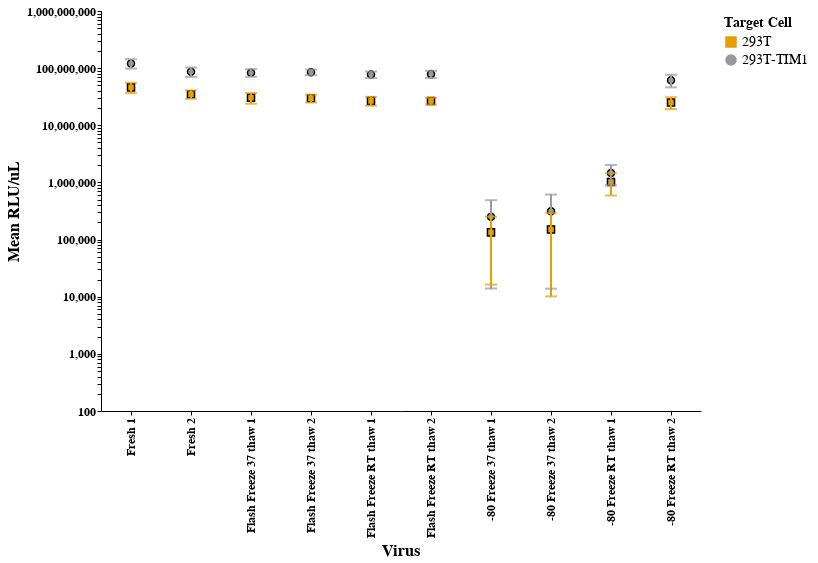

The notebook cell this image was saved under:
### Code cell
import pandas as pd
import altair as alt

# Define custom virus order
virus_order = [
    "Fresh 1",
    "Fresh 2",
    "Flash Freeze 37 thaw 1",
    "Flash Freeze 37 thaw 2",
    "Flash Freeze RT thaw 1",
    "Flash Freeze RT thaw 2",
    "-80 Freeze 37 thaw 1",
    "-80 Freeze 37 thaw 2",
    "-80 Freeze RT thaw 1",
    "-80 Freeze RT thaw 2",
]

# Ensure category consistency and remove spaces
df_agg_exp2['virus'] = df_agg_exp2['virus'].str.strip()

# Create an explicit numerical order for sorting
virus_order_dict = {virus: i for i, virus in enumerate(virus_order)}
df_agg_exp2['virus_order'] = df_agg_exp2['virus'].map(virus_order_dict)

# Sort DataFrame before passing it to Altair
df_agg_exp2 = df_agg_exp2.sort_values('virus_order')

# Define color and shape mappings
color_mapping = {
    "293T": "#E69F00",       # Orange
    "293T-TIM1": "#999999"   # Gray
}

shape_mapping = {
    "293T": "square",        # Square for 293T
    "293T-TIM1": "circle"    # Circle for 293T-TIM1
}

# Format label expression correctly for JavaScript
label_expr = "{ " + ", ".join(f"{i}: '{v}'" for i, v in enumerate(virus_order)) + " }[datum.value]"

# Base chart with explicit sorting
base = alt.Chart(df_agg_exp2).encode(
    x=alt.X(
        'virus_order:O',  # Use numerical order for sorting
        title='Virus',
        axis=alt.Axis(
            labelAngle=270,
            labelFontSize=12,
            labelFontWeight='bold',
            titleFontSize=16,
            titleFontWeight='bold',
            values=list(range(len(virus_order))),  # Ensures Altair keeps labels
            labelExpr=label_expr  # Maps back to virus names
        )
    ),
    y=alt.Y(
        'mean_RLU_uL:Q',
        title='Mean RLU/uL',
        scale=alt.Scale(type='log', domain=[100, df_agg_exp2['upper_RLU_uL'].max()]),
        axis=alt.Axis(
            labelFontSize=12,
            labelFontWeight='bold',
            titleFontSize=16,
            titleFontWeight='bold'
        ),
    ),
    color=alt.Color(
        'cell line:N',
        scale=alt.Scale(domain=list(color_mapping.keys()), range=list(color_mapping.values())),
        legend=alt.Legend(title='Target Cell')
    ),
    shape=alt.Shape(
        'cell line:N',
        scale=alt.Scale(domain=list(shape_mapping.keys()), range=list(shape_mapping.values())),
        legend=alt.Legend(title='Target Cell')
    ),
    tooltip=[
        alt.Tooltip('virus:N', title='Virus'),
        alt.Tooltip('cell line:N', title='Target Cell'),
        alt.Tooltip('mean_RLU_uL:Q', title='Mean RLU/uL'),
        alt.Tooltip('std_RLU_uL:Q', title='Standard Deviation')
    ]
)

# Points for the mean with fixed shape encoding
points = base.mark_point(size=50, filled=True, stroke="black", strokeWidth=1.5, opacity=1).add_params(hover)

# Highlight nearest point
highlight = base.transform_filter(hover).mark_circle(size=200, color="red")

# Error bars with custom color
error_bars = alt.Chart(df_agg_exp2).mark_rule(size=2).encode(
    x='virus_order:O',
    y='lower_RLU_uL:Q',
    y2='upper_RLU_uL:Q',
    color=alt.Color(
        'cell line:N',
        scale=alt.Scale(domain=list(color_mapping.keys()), range=list(color_mapping.values()))
    )
)

# Error bar caps with correct color
error_caps = (
    alt.Chart(df_agg_exp2).mark_tick(size=12, thickness=2, orient='horizontal').encode(
        x='virus_order:O',
        y='lower_RLU_uL:Q',
        color=alt.Color(
            'cell line:N',
            scale=alt.Scale(domain=list(color_mapping.keys()), range=list(color_mapping.values()))
        )
    ) +
    alt.Chart(df_agg_exp2).mark_tick(size=12, thickness=2, orient='horizontal').encode(
        x='virus_order:O',
        y='upper_RLU_uL:Q',
        color=alt.Color(
            'cell line:N',
            scale=alt.Scale(domain=list(color_mapping.keys()), range=list(color_mapping.values()))
        )
    )
)

# Combine layers
combined_chart = (points + error_bars + error_caps + highlight).properties(
    width=600,
    height=400
).configure_axis(
    labelFontSize=8,
    labelFontWeight='bold',
    titleFontSize=12,
    titleFontWeight='bold',
    grid=False
).configure_view(
    strokeWidth=2
)

combined_chart.save("03_output/plots/Titer_freeze.html")

# Display the chart
combined_chart

### Figure 1 — Vega-Lite specification as saved in the notebook (floating-point values rounded to 4 significant figures)
{"config": {"background": "transparent", "title": {"fontSize": 20, "fontWeight": "normal", "font": "Helvetica", "anchor": "start", "color": "#000000", "orient": "top", "offset": 5, "subtitleColor": "gray", "subtitleFont": "Helvetica", "subtitleFontWeight": "normal", "subtitleFontSize": 18, "subtitlePadding": 2}, "axis": {"domain": true, "domainColor": "black", "domainWidth": 1, "grid": false, "gridColor": "#DEDDDD", "gridWidth": 0.5, "labelFont": "Helvetica", "labelFontSize": 8, "labelFlush": false, "labelFontWeight": "bold", "labelPadding": 2, "tickColor": "black", "tickSize": 4, "tickWidth": 1, "titleFont": "Helvetica", "titleAlign": "center", "titleFontWeight": "bold", "titleFontSize": 12, "titlePadding": 5}, "legend": {"labelFont": "Helvetica", "labelFontSize": 14, "symbolSize": 100, "titleFont": "Helvetica", "titleFontSize": 14, "titleFontWeight": "bold", "padding": 5, "titleLimit": 200, "gradientLength": 100}, "range": {"category": ["#4e79a7", "#f28e2c", "#e15759", "#76b7b2", "#59a14f", "#edc949", "#af7aa1", "#ff9da7", "#9c755f", "#bab0ab"], "diverging": ["#c7e9b4", "#7fcdbb", "#41b6c4", "#1d91c0", "#225ea8", "#253494"]}, "view": {"stroke": "transparent", "strokeWidth": 2}, "text": {"font": "Helvetica Light", "fontSize": 14}}, "layer": [{"mark": {"type": "point", "filled": true, "opacity": 1, "size": 50, "stroke": "black", "strokeWidth": 1.5}, "encoding": {"color": {"field": "cell line", "legend": {"title": "Target Cell"}, "scale": {"domain": ["293T", "293T-TIM1"], "range": ["#E69F00", "#999999"]}, "type": "nominal"}, "shape": {"field": "cell line", "legend": {"title": "Target Cell"}, "scale": {"domain": ["293T", "293T-TIM1"], "range": ["square", "circle"]}, "type": "nominal"}, "tooltip": [{"field": "virus", "title": "Virus", "type": "nominal"}, {"field": "cell line", "title": "Target Cell", "type": "nominal"}, {"field": "mean_RLU_uL", "title": "Mean RLU/uL", "type": "quantitative"}, {"field": "std_RLU_uL", "title": "Standard Deviation", "type": "quantitative"}], "x": {"axis": {"labelAngle": 270, "labelExpr": "{ 0: 'Fresh 1', 1: 'Fresh 2', 2: 'Flash Freeze 37 thaw 1', 3: 'Flash Freeze 37 thaw 2', 4: 'Flash Freeze RT thaw 1', 5: 'Flash Freeze RT thaw 2', 6: '-80 Freeze 37 thaw 1', 7: '-80 Freeze 37 thaw 2', 8: '-80 Freeze RT thaw 1', 9: '-80 Freeze RT thaw 2' }[datum.value]", "labelFontSize": 12, "labelFontWeight": "bold", "titleFontSize": 16, "titleFontWeight": "bold", "values": [0, 1, 2, 3, 4, 5, 6, 7, 8, 9]}, "field": "virus_order", "title": "Virus", "type": "ordinal"}, "y": {"axis": {"labelFontSize": 12, "labelFontWeight": "bold", "titleFontSize": 16, "titleFontWeight": "bold"}, "field": "mean_RLU_uL", "scale": {"domain": [100, 143300000.0], "type": "log"}, "title": "Mean RLU/uL", "type": "quantitative"}}, "name": "view_16"}, {"mark": {"type": "rule", "size": 2}, "encoding": {"color": {"field": "cell line", "scale": {"domain": ["293T", "293T-TIM1"], "range": ["#E69F00", "#999999"]}, "type": "nominal"}, "x": {"field": "virus_order", "type": "ordinal"}, "y": {"field": "lower_RLU_uL", "type": "quantitative"}, "y2": {"field": "upper_RLU_uL"}}}, {"layer": [{"mark": {"type": "tick", "orient": "horizontal", "size": 12, "thickness": 2}, "encoding": {"color": {"field": "cell line", "scale": {"domain": ["293T", "293T-TIM1"], "range": ["#E69F00", "#999999"]}, "type": "nominal"}, "x": {"field": "virus_order", "type": "ordinal"}, "y": {"field": "lower_RLU_uL", "type": "quantitative"}}}, {"mark": {"type": "tick", "orient": "horizontal", "size": 12, "thickness": 2}, "encoding": {"color": {"field": "cell line", "scale": {"domain": ["293T", "293T-TIM1"], "range": ["#E69F00", "#999999"]}, "type": "nominal"}, "x": {"field": "virus_order", "type": "ordinal"}, "y": {"field": "upper_RLU_uL", "type": "quantitative"}}}]}, {"mark": {"type": "circle", "color": "red", "size": 200}, "encoding": {"color": {"field": "cell line", "legend": {"title": "Target Cell"}, "scale": {"domain": ["293T", "293T-TIM1"], "range": ["#E69F00", "#999999"]}, "type": "nominal"}, "shape": {"field": "cell line", "legend": {"title": "Target Cell"}, "scale": {"domain": ["293T", "293T-TIM1"], "range": ["square", "circle"]}, "type": "nominal"}, "tooltip": [{"field": "virus", "title": "Virus", "type": "nominal"}, {"field": "cell line", "title": "Target Cell", "type": "nominal"}, {"field": "mean_RLU_uL", "title": "Mean RLU/uL", "type": "quantitative"}, {"field": "std_RLU_uL", "title": "Standard Deviation", "type": "quantitative"}], "x": {"axis": {"labelAngle": 270, "labelExpr": "{ 0: 'Fresh 1', 1: 'Fresh 2', 2: 'Flash Freeze 37 thaw 1', 3: 'Flash Freeze 37 thaw 2', 4: 'Flash Freeze RT thaw 1', 5: 'Flash Freeze RT thaw 2', 6: '-80 Freeze 37 thaw 1', 7: '-80 Freeze 37 thaw 2', 8: '-80 Freeze RT thaw 1', 9: '-80 Freeze RT thaw 2' }[datum.value]", "labelFontSize": 12, "labelFontWeight": "bold", "titleFontSize": 16, "titleFontWeight": "bold", "values": [0, 1, 2, 3, 4, 5, 6, 7, 8, 9]}, "field": "virus_order", "title": "Virus", "type": "ordinal"}, "y": {"axis": {"labelFontSize": 12, "labelFontWeight": "bold", "titleFontSize": 16, "titleFontWeight": "bold"}, "field": "mean_RLU_uL", "scale": {"domain": [100, 143300000.0], "type": "log"}, "title": "Mean RLU/uL", "type": "quantitative"}}, "transform": [{"filter": {"param": "param_2", "empty": false}}]}], "data": {"name": "data-01c54c47cd06ee7602d9d6845458de8b"}, "height": 400, "params": [{"name": "param_2", "select": {"type": "point", "fields": ["virus", "replicate"], "nearest": true, "on": "mouseover"}, "views": ["view_16"]}], "width": 600, "$schema": "https://vega.github.io/schema/vega-lite/v5.20.1.json", "datasets": {"data-01c54c47cd06ee7602d9d6845458de8b": [{"virus": "Fresh 1", "cell line": "293T-TIM1", "experiment": "freeze", "mean_RLU_uL": 120800000.0, "std_RLU_uL": 22490000.0, "lower_RLU_uL": 98280000.0, "upper_RLU_uL": 143300000.0, "virus_category": "Fresh", "virus_order": 0}, {"virus": "Fresh 1", "cell line": "293T", "experiment": "freeze", "mean_RLU_uL": 46060000.0, "std_RLU_uL": 9521000.0, "lower_RLU_uL": 36540000.0, "upper_RLU_uL": 55580000.0, "virus_category": "Fresh", "virus_order": 0}, {"virus": "Fresh 2", "cell line": "293T-TIM1", "experiment": "freeze", "mean_RLU_uL": 86300000.0, "std_RLU_uL": 16020000.0, "lower_RLU_uL": 70280000.0, "upper_RLU_uL": 102300000.0, "virus_category": "Fresh", "virus_order": 1}, {"virus": "Fresh 2", "cell line": "293T", "experiment": "freeze", "mean_RLU_uL": 34940000.0, "std_RLU_uL": 5798000.0, "lower_RLU_uL": 29140000.0, "upper_RLU_uL": 40740000.0, "virus_category": "Fresh", "virus_order": 1}, {"virus": "Flash Freeze 37 thaw 1", "cell line": "293T-TIM1", "experiment": "freeze", "mean_RLU_uL": 83280000.0, "std_RLU_uL": 12650000.0, "lower_RLU_uL": 70630000.0, "upper_RLU_uL": 95930000.0, "virus_category": "Flash Freeze 37 thaw", "virus_order": 2}, {"virus": "Flash Freeze 37 thaw 1", "cell line": "293T", "experiment": "freeze", "mean_RLU_uL": 30280000.0, "std_RLU_uL": 6482000.0, "lower_RLU_uL": 23800000.0, "upper_RLU_uL": 36760000.0, "virus_category": "Flash Freeze 37 thaw", "virus_order": 2}, {"virus": "Flash Freeze 37 thaw 2", "cell line": "293T-TIM1", "experiment": "freeze", "mean_RLU_uL": 84940000.0, "std_RLU_uL": 9585000.0, "lower_RLU_uL": 75360000.0, "upper_RLU_uL": 94530000.0, "virus_category": "Flash Freeze 37 thaw", "virus_order": 3}, {"virus": "Flash Freeze 37 thaw 2", "cell line": "293T", "experiment": "freeze", "mean_RLU_uL": 29750000.0, "std_RLU_uL": 4679000.0, "lower_RLU_uL": 25070000.0, "upper_RLU_uL": 34430000.0, "virus_category": "Flash Freeze 37 thaw", "virus_order": 3}, {"virus": "Flash Freeze RT thaw 1", "cell line": "293T-TIM1", "experiment": "freeze", "mean_RLU_uL": 77200000.0, "std_RLU_uL": 10070000.0, "lower_RLU_uL": 67130000.0, "upper_RLU_uL": 87270000.0, "virus_category": "Flash Freeze RT thaw", "virus_order": 4}, {"virus": "Flash Freeze RT thaw 1", "cell line": "293T", "experiment": "freeze", "mean_RLU_uL": 26740000.0, "std_RLU_uL": 4714000.0, "lower_RLU_uL": 22020000.0, "upper_RLU_uL": 31450000.0, "virus_category": "Flash Freeze RT thaw", "virus_order": 4}, {"virus": "Flash Freeze RT thaw 2", "cell line": "293T-TIM1", "experiment": "freeze", "mean_RLU_uL": 78590000.0, "std_RLU_uL": 11050000.0, "lower_RLU_uL": 67540000.0, "upper_RLU_uL": 89650000.0, "virus_category": "Flash Freeze RT thaw", "virus_order": 5}, {"virus": "Flash Freeze RT thaw 2", "cell line": "293T", "experiment": "freeze", "mean_RLU_uL": 26630000.0, "std_RLU_uL": 3659000.0, "lower_RLU_uL": 22970000.0, "upper_RLU_uL": 30290000.0, "virus_category": "Flash Freeze RT thaw", "virus_order": 5}, {"virus": "-80 Freeze 37 thaw 1", "cell line": "293T-TIM1", "experiment": "freeze", "mean_RLU_uL": 251600.0, "std_RLU_uL": 237700.0, "lower_RLU_uL": 13920.0, "upper_RLU_uL": 489300.0, "virus_category": "-80 Freeze 37 thaw", "virus_order": 6}, {"virus": "-80 Freeze 37 thaw 1", "cell line": "293T", "experiment": "freeze", "mean_RLU_uL": 133800.0, "std_RLU_uL": 117500.0, "lower_RLU_uL": 16310.0, "upper_RLU_uL": 251300.0, "virus_category": "-80 Freeze 37 thaw", "virus_order": 6}, {"virus": "-80 Freeze 37 thaw 2", "cell line": "293T-TIM1", "experiment": "freeze", "mean_RLU_uL": 313800.0, "std_RLU_uL": 300000.0, "lower_RLU_uL": 13850.0, "upper_RLU_uL": 613800.0, "virus_category": "-80 Freeze 37 thaw", "virus_order": 7}, {"virus": "-80 Freeze 37 thaw 2", "cell line": "293T", "experiment": "freeze", "mean_RLU_uL": 150200.0, "std_RLU_uL": 140100.0, "lower_RLU_uL": 10140.0, "upper_RLU_uL": 290300.0, "virus_category": "-80 Freeze 37 thaw", "virus_order": 7}, {"virus": "-80 Freeze RT thaw 1", "cell line": "293T", "experiment": "freeze", "mean_RLU_uL": 1021000.0, "std_RLU_uL": 430300.0, "lower_RLU_uL": 590300.0, "upper_RLU_uL": 1451000.0, "virus_category": "-80 Freeze RT thaw", "virus_order": 8}, {"virus": "-80 Freeze RT thaw 1", "cell line": "293T-TIM1", "experiment": "freeze", "mean_RLU_uL": 1457000.0, "std_RLU_uL": 565300.0, "lower_RLU_uL": 891800.0, "upper_RLU_uL": 2022000.0, "virus_category": "-80 Freeze RT thaw", "virus_order": 8}, {"virus": "-80 Freeze RT thaw 2", "cell line": "293T", "experiment": "freeze", "mean_RLU_uL": 25110000.0, "std_RLU_uL": 5867000.0, "lower_RLU_uL": 19240000.0, "upper_RLU_uL": 30970000.0, "virus_category": "-80 Freeze RT thaw", "virus_order": 9}, {"virus": "-80 Freeze RT thaw 2", "cell line": "293T-TIM1", "experiment": "freeze", "mean_RLU_uL": 61300000.0, "std_RLU_uL": 15180000.0, "lower_RLU_uL": 46110000.0, "upper_RLU_uL": 76480000.0, "virus_category": "-80 Freeze RT thaw", "virus_order": 9}]}}
